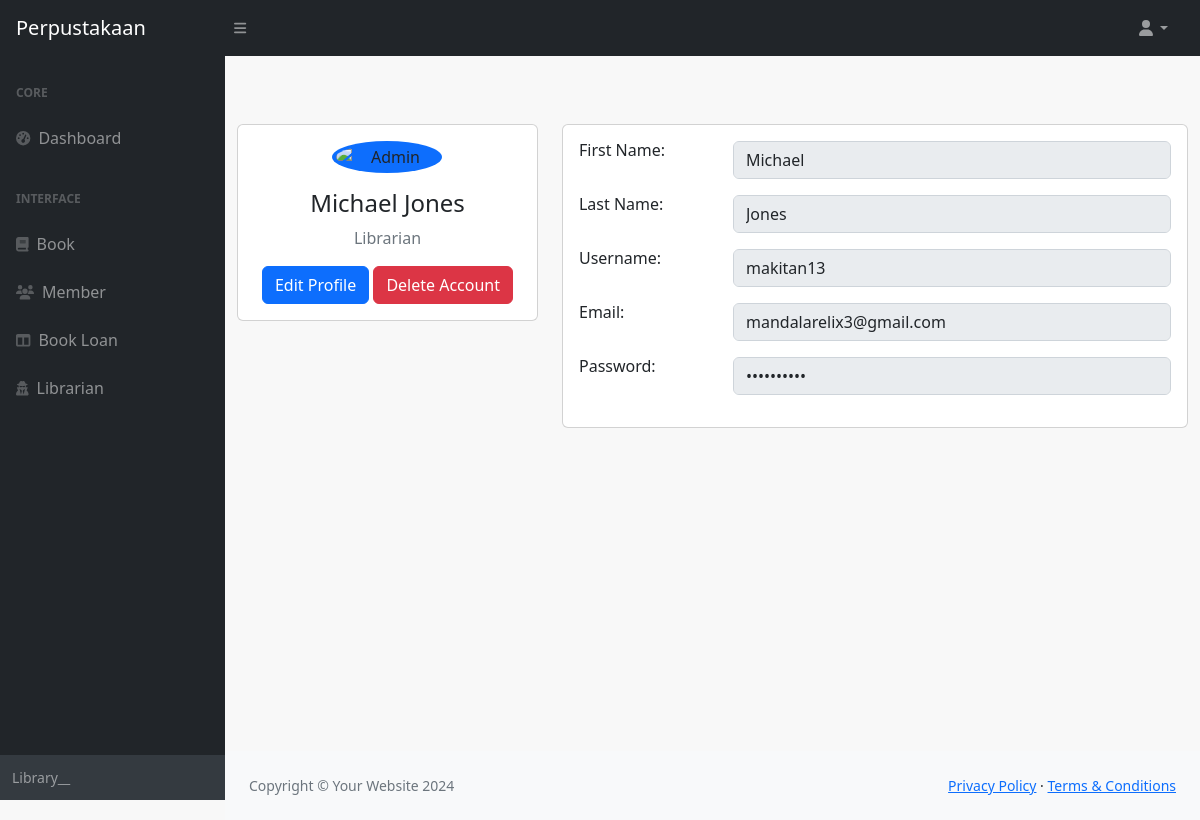
Page /librarian/profile (signed in) on the committed database.
### librarian/models.py (models this page shows, shortened)
class Librarian(models.Model):
    first_name = models.TextField(max_length=15)
    last_name = models.TextField(max_length=15)
    username = models.CharField(max_length=12, unique=True)
    email = models.EmailField(unique=True)
    password = models.CharField(max_length=15)
    class Meta:
        db_table = 'librarian'
    USERNAME_FIELD = 'username'
    REQUIRED_FIELDS = ['email']

### librarian/views.py (the view)
# urls.py: path('librarian/profile', views.librarian_profile, name = 'librarian_profile'),
def librarian_profile(request):
    if 'username' in request.session:
        username = request.session['username']
    else:
        return redirect('librarian_login')
    librarian_profile = Librarian.objects.get(username = username)
    context = {
        'librarian' : librarian_profile}
    return render(request, 'librarian_profile.html', context)

### librarian/templates/librarian_profile.html
{% extends 'base.html' %}
{% block content%}
<div class="container pt-5">
    <div class="main-body">
        <div class="row">
            <div class="col-lg-4">
                <div class="card">
                    <div class="card-body">
                        <div class="d-flex flex-column align-items-center text-center">
                            <img src="https://bootdey.com/img/Content/avatar/avatar6.png" alt="Admin" class="rounded-circle p-1 bg-primary" width="110">
                            <div class="mt-3">
                                <h4>{{librarian.first_name}} {{librarian.last_name}}</h4>
                                <p class="text-secondary mb-3">Librarian</p>
                                <a class="btn btn-primary" href = {% url 'librarian_edit' librarian.id%}>Edit Profile</a>
                                <a class="btn btn-danger"  href = {% url 'librarian_delete' librarian.id%}>Delete Account</a>
                            </div>
                        </div>
                    </div>
                </div>
            </div>
            <div class="col-lg-8">
                <div class="card">
                    <div class="card-body">
                        <div class="row mb-3">
                            <div class="col-sm-3">
                                <h6 class="mb-0">First Name:</h6>
                            </div>
                            <div class="col-sm-9 text-secondary">
                                <input type="text" class="form-control" disabled value = {{librarian.first_name}}>
                            </div>
                        </div>
                        <div class="row mb-3">
                            <div class="col-sm-3">
                                <h6 class="mb-0">Last Name:</h6>
                            </div>
                            <div class="col-sm-9 text-secondary">
                                <input type="text" class="form-control" disabled value = {{librarian.last_name}}>
                            </div>
                        </div>
                        <div class="row mb-3">
                            <div class="col-sm-3">
                                <h6 class="mb-0">Username:</h6>
                            </div>
                            <div class="col-sm-9 text-secondary">
                                <input type="text" class="form-control" disabled value = {{librarian.username}}>
                            </div>
                        </div>
                        <div class="row mb-3">
                            <div class="col-sm-3">
                                <h6 class="mb-0">Email:</h6>
                            </div>
                            <div class="col-sm-9 text-secondary">
                                <input type="text" class="form-control" disabled value = {{librarian.email}}>
                            </div>
                        </div>
                        <div class="row mb-3">
                            <div class="col-sm-3">
                                <h6 class="mb-0">Password:</h6>
                            </div>
                            <div class="col-sm-9 text-secondary">
                                <input type="password" class="form-control" disabled value = {{librarian.password}}>
                            </div>
                        </div>
                    </div>
                </div>
            </div>
        </div>
    </div>
</div>
{% endblock content %}

### rows in the picture
Librarian: first_name "Michael", last_name "Jones", username "makitan13", email "mandalarelix3@gmail.com"
